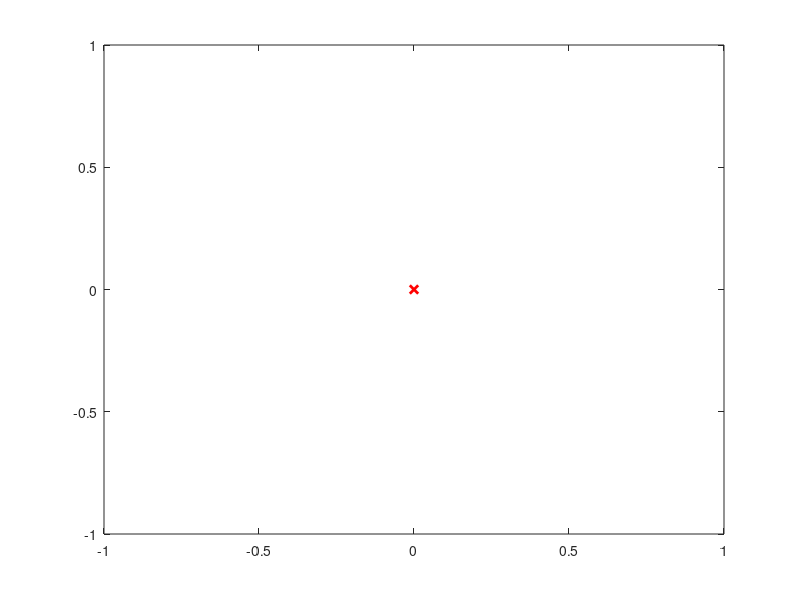

The MATLAB script that drew this image: (Note: this script raises an error after producing the figure.)
% Local SQP method (Algorithm 18.1 in Nocedal & Wright)

% Define objective function and gradient
f = @(x) x(1) + x(2);  
df = @(x) [1; 1];

% Define constraint function and Jacobian
c = @(x) (x(1)-3).^2 + (x(2)-2).^2 - 1;
A = @(x) [2*(x(1)-3) 2*(x(2)-2)]; % TODO: Implement Jacobian

% Define Hessian of Lagrangian
HL = @(x,lambda) [-2*lambda 0;
                  0     -2*lambda];% TODO: Implement Hessian

% Initial guess
x0 = [0;0]; lambda0 = -1;
x(:,1) = x0; lambda(:,1) = lambda0; % Store values

% Plot constraint
plot(x(1,1),x(2,1),'rx','linewidth',2); hold on; % Plot x0
xm=5; ym = 4;
fimplicit(@(x,y) (x-3).^2 + (y-2).^2 - 1,[-xm xm],'b','linewidth',1.5); % plot constraint c(x) = 0
xlim([0,xm]); ylim([0,ym]);

% Plot contours of objective function
[x1,x2]=meshgrid(0:0.01:xm);
ff = @(x,y) f([x,y]); z = arrayfun(ff,x1,x2);
contour(x1,x2,z,[0:8],'--')

options = optimoptions('quadprog','Algorithm','active-set','Display','none');

for i = 1:10,
    % TODO: Replace the X's according to (18.7)
    [p,fval,exitflag,output,lo] = quadprog(HL(x(:,i),lambda(:,i)),df(x(:,i)),[],[],A(x(:,i)),-c(x(:,i)),[],[],x(:,i),options);  % (18.7)
    
    l = -lo.eqlin; % Lagrangian multiplier
    
    x(:,i+1) = x(:,i)+p; % TODO: Implement update for x
    lambda(:,i+1) = l; % TODO: Implement update for lambda
    
    plot(x(1,i+1),x(2,i+1),'rx','linewidth',2);    
end
